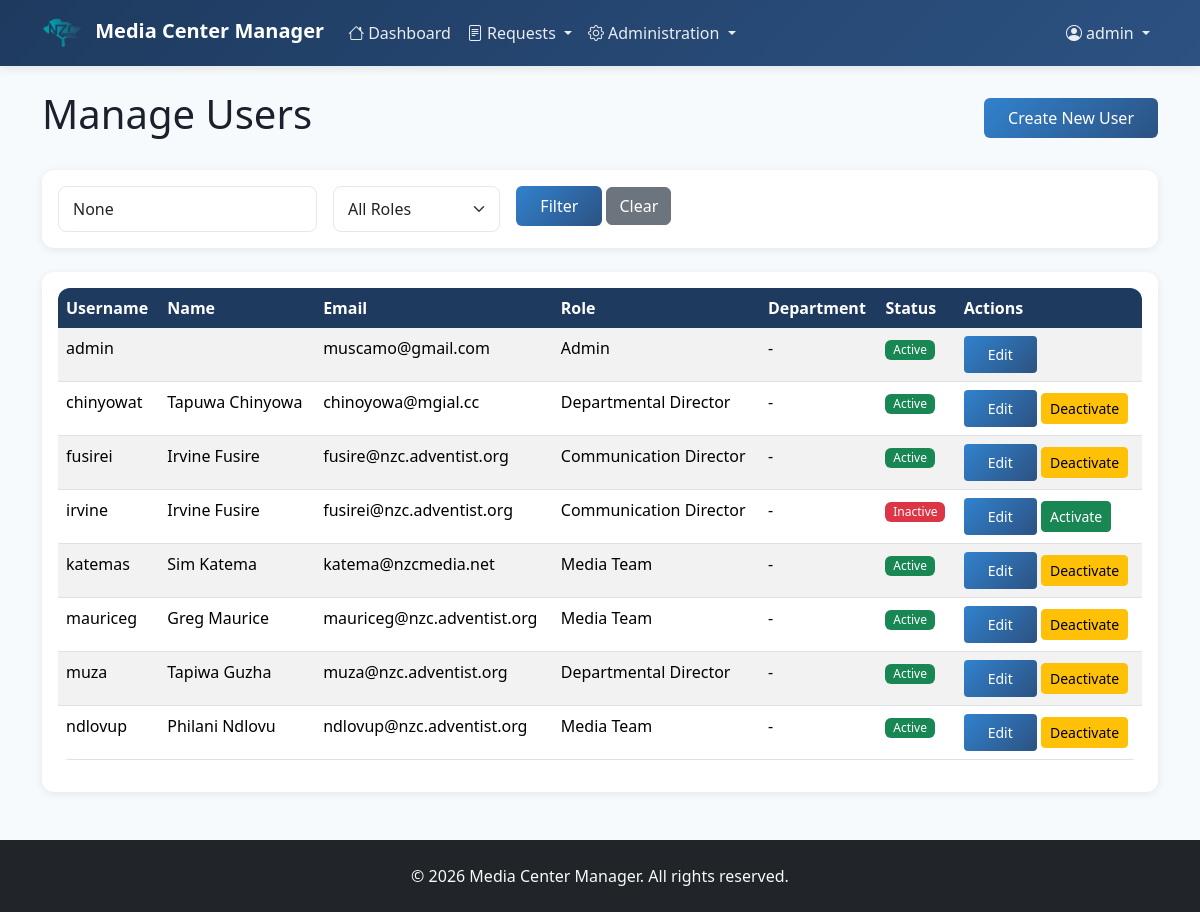
Page /users/manage/ (signed in) on the earlier database version.
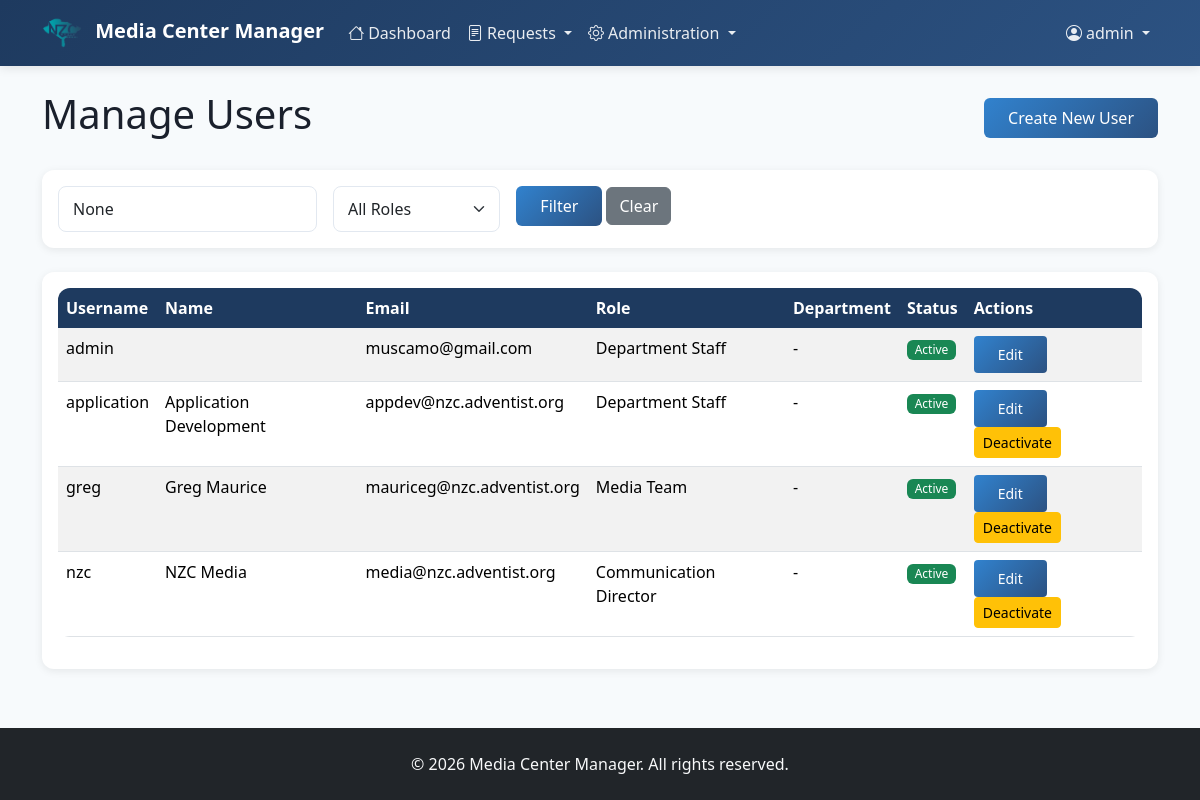
Same page on the later database version.
### users/models.py (models this page shows, shortened)
class User(AbstractUser):
    ROLE_CHOICES = [
        ('department_staff', 'Department Staff'),
        ('departmental_director', 'Departmental Director'),
        ('communication_director', 'Communication Director'),
        ('media_team', 'Media Team'),
        ('admin', 'Admin'),
    ]
    role = models.CharField(max_length=30, choices=ROLE_CHOICES, default='department_staff')
    departments = models.ManyToManyField(
        'service_requests.Department',
        blank=True,
        related_name='members'
    )
    phone = models.CharField(max_length=20, blank=True)
    profile_picture = models.ImageField(upload_to='profile_pics/', blank=True, null=True)
    is_active = models.BooleanField(default=True)
    created_at = models.DateTimeField(auto_now_add=True)
    updated_at = models.DateTimeField(auto_now=True)
    google_id = models.CharField(
        max_length=255, blank=True, null=True, unique=True)
    google_picture_url = models.URLField(blank=True, null=True)
    google_verified_email = models.BooleanField(default=False)
    class Meta:
        ordering = ['username']

### users/views.py (the view, shortened to what this page needs)
# urls.py: path('manage/', views.user_list, name='user_list'),
@login_required
@user_passes_test(is_superuser)
def user_list(request):
    users = User.objects.all()
    role_filter = request.GET.get('role')
    if role_filter:
        users = users.filter(role=role_filter)
    dept_filter = request.GET.get('department')
    if dept_filter:
        users = users.filter(department_id=dept_filter)
    search_query = request.GET.get('search')
    context = {
        'users': users,
        'role_filter': role_filter,
        'dept_filter': dept_filter,
        'search_query': search_query,
    }
    return render(request, 'users/user_list.html', context)

### users/views.py (called while the page is built)
def is_superuser(user):
    return user.is_superuser or user.is_admin()

### templates/users/user_list.html (shortened to what this page needs)
{% extends 'base.html' %}
{% block content %}
<div class="row">
    <div class="col-md-12">
        <div class="d-flex justify-content-between align-items-center mb-4">
            <h1>Manage Users</h1>
            <a href="{% url 'user_create' %}" class="btn btn-primary">Create New User</a>
        </div>
        <div class="card mb-4">
            <div class="card-body">
                <form method="get" class="row g-3">
                    <div class="col-md-3">
                        <input type="text" name="search" class="form-control" placeholder="Search users..." value="{{ search_query }}">
                    </div>
                    <div class="col-md-2">
                        <select name="role" class="form-select">
                            <option value="">All Roles</option>
                        </select>
                    </div>
                    <div class="col-md-2">
                        <button type="submit" class="btn btn-primary">Filter</button>
                        <a href="{% url 'user_list' %}" class="btn btn-secondary">Clear</a>
                    </div>
                </form>
            </div>
        </div>
        {% if users %}
            <div class="card">
                <div class="card-body">
                    <div class="table-responsive">
                        <table class="table table-striped">
                            <thead>
                                <tr>
                                    <th>Username</th>
                                    <th>Name</th>
                                    <th>Email</th>
                                    <th>Role</th>
                                    <th>Department</th>
                                    <th>Status</th>
                                    <th>Actions</th>
                                </tr>
                            </thead>
                            <tbody>
                                {% for user in users %}
                                <tr>
                                    <td>{{ user.username }}</td>
                                    <td>{{ user.get_full_name }}</td>
                                    <td>{{ user.email }}</td>
                                    <td>{{ user.get_role_display }}</td>
                                    <td>{{ user.department.name|default:'-' }}</td>
                                    <td>
                                        {% if user.is_active %}
                                            <span class="badge bg-success">Active</span>
                                        {% else %}
                                            <span class="badge bg-danger">Inactive</span>
                                        {% endif %}
                                    </td>
                                    <td>
                                        <a href="{% url 'user_edit' user.pk %}" class="btn btn-sm btn-primary">Edit</a>
                                        {% if user != request.user %}
                                            <a href="{% url 'user_toggle_active' user.pk %}" class="btn btn-sm {% if user.is_active %}btn-warning{% else %}btn-success{% endif %}">
                                                {% if user.is_active %}Deactivate{% else %}Activate{% endif %}
                                            </a>
                                        {% endif %}
                                    </td>
                                </tr>
                                {% endfor %}
                            </tbody>
                        </table>
                    </div>
                </div>
            </div>
        {% else %}
            <div class="alert alert-info">
                No users found.
                <a href="{% url 'user_create' %}">Create your first user.</a>
            </div>
        {% endif %}
    </div>
</div>
{% endblock %}

### templates/base.html (shortened to what this page needs)
{% load static %}
<!DOCTYPE html>
<html lang="en">
<head>
    <link href="https://cdn.jsdelivr.net/npm/bootstrap@5.3.2/dist/css/bootstrap.min.css" rel="stylesheet">
    <link rel="stylesheet" href="https://cdn.jsdelivr.net/npm/bootstrap-icons@1.11.1/font/bootstrap-icons.css">
</head>
<body>
    <nav class="navbar navbar-expand-lg navbar-dark">
        <div class="container">
            <a class="navbar-brand" href="{% url 'dashboard' %}">
                <img src="{% static 'img/nzcmedia.png' %}" alt="NZC Media" height="40" class="me-2">
                <span>Media Center Manager</span>
            </a>
            <div class="collapse navbar-collapse" id="navbarNav">
                <ul class="navbar-nav me-auto">
                    <li class="nav-item">
                        <a class="nav-link" href="{% url 'dashboard' %}">
                            <i class="bi bi-house me-1"></i>Dashboard
                        </a>
                    </li>
                    <li class="nav-item dropdown">
                        <a class="nav-link dropdown-toggle" href="#" id="requestsDropdown" role="button" data-bs-toggle="dropdown">
                            <i class="bi bi-file-text me-1"></i>Requests
                        </a>
                    </li>
                    {% if user.is_authenticated %}
                        {% if user.is_superuser or user.is_admin %}
                            <li class="nav-item dropdown">
                                <a class="nav-link dropdown-toggle" href="#" id="adminDropdown" role="button" data-bs-toggle="dropdown">
                                    <i class="bi bi-gear me-1"></i>Administration
                                </a>
                            </li>
                        {% endif %}
                    {% endif %}
                </ul>
                <ul class="navbar-nav">
                    {% if user.is_authenticated %}
                        <li class="nav-item dropdown">
                            <a class="nav-link dropdown-toggle" href="#" id="navbarDropdown" role="button" data-bs-toggle="dropdown">
                                <i class="bi bi-person-circle me-1"></i>{{ user.get_full_name|default:user.username }}
                            </a>
                        </li>
                    {% endif %}
                </ul>
            </div>
        </div>
    </nav>
    <div class="main-content">
        <div class="container mt-4 mb-5">
            {% block content %}{% endblock %}
        </div>
    </div>
    <footer class="bg-dark text-light py-4">
        <div class="container text-center">
            <p class="mb-0">&copy; 2026 Media Center Manager. All rights reserved.</p>
        </div>
    </footer>
</body>
</html>

Differences in the rows shown:
removed User: username "chinyowat", get_full_name "Tapuwa Chinyowa", email "chinoyowa@mgial.cc", role "Departmental Director", department.name "-", is_active "Active"
removed User: username "fusirei", get_full_name "Irvine Fusire", email "fusire@nzc.adventist.org", role "Communication Director", department.name "-", is_active "Active"
removed User: username "irvine", get_full_name "Irvine Fusire", email "fusirei@nzc.adventist.org", role "Communication Director", department.name "-", is_active "Inactive"
removed User: username "katemas", get_full_name "Sim Katema", email "katema@nzcmedia.net", role "Media Team", department.name "-", is_active "Active"
removed User: username "mauriceg", get_full_name "Greg Maurice", email "mauriceg@nzc.adventist.org", role "Media Team", department.name "-", is_active "Active"
removed User: username "muza", get_full_name "Tapiwa Guzha", email "muza@nzc.adventist.org", role "Departmental Director", department.name "-", is_active "Active"
removed User: username "ndlovup", get_full_name "Philani Ndlovu", email "ndlovup@nzc.adventist.org", role "Media Team", department.name "-", is_active "Active"
changed User "admin": role "Admin" → "Department Staff"
added User: username "application", get_full_name "Application Development", email "appdev@nzc.adventist.org", role "Department Staff", department.name "-", is_active "Active"
added User: username "greg", get_full_name "Greg Maurice", email "mauriceg@nzc.adventist.org", role "Media Team", department.name "-", is_active "Active"
added User: username "nzc", get_full_name "NZC Media", email "media@nzc.adventist.org", role "Communication Director", department.name "-", is_active "Active"
